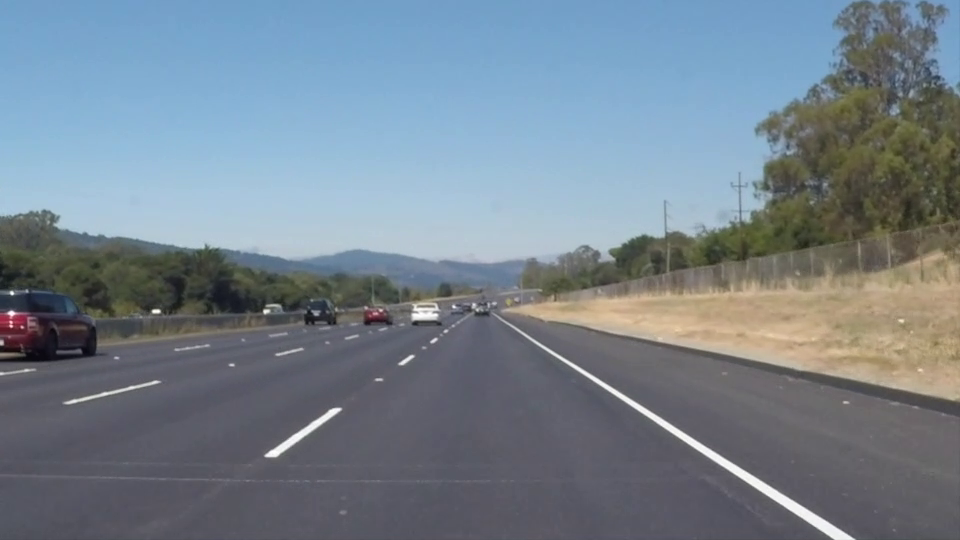
#> input picture frame 22 of CarND-LaneLines-P1/test_videos/solidWhiteRight.mp4, 960 x 540 px
$ python main.py
#> lines starting #> are read from the running program, lines starting #| are printed output that depends on the picture; after the words box and inside, x2 and y2 are one past the last pixel; in counts of white or black regions, pixels touching at a corner belong together
# coding=utf-8

import matplotlib.pyplot as plt
import matplotlib.image as mpimg
import numpy as np
import cv2
import os,math
import glob
import os.path

class lineDetector():
    def __init__(self, inputPath, outputPath):
        self.inputPath = inputPath
        self.outputPath = outputPath
        self.rho = 1
        self.theta = np.pi / 180
        self.threshold = 10
        self.min_line_length = 50
        self.max_line_gap = 1
        self.kernel=7
        self.yThres=329
        self.color=[255, 0, 0]
        self.colorb = [0, 255, 0]
        self.thickness=10
        self.eps=0.00001
        self.prevX1=[]
        self.prevX2=[]
        self.count=0
    def grayscale(self,img):
        return cv2.cvtColor(img, cv2.COLOR_RGB2GRAY)

    def canny(self,img, low_threshold, high_threshold):
        return cv2.Canny(img, low_threshold, high_threshold)

    def gaussian_blur(self,img, kernel_size):
        return cv2.GaussianBlur(img, (kernel_size, kernel_size), 0)

    def region_of_interest(self,img):
        # defining a blank mask to start with
        mask = np.zeros_like(img)
        vert=np.array([[(40,img.shape[0]),(460, 310), (490, 320), (img.shape[1]-20,img.shape[0])]], dtype=np.int32)

        # defining a 3 channel or 1 channel color to fill the mask with depending on the input image
        if len(img.shape) > 2:
            channel_count = img.shape[2]  # i.e. 3 or 4 depending on your image
            ignore_mask_color = (255,) * channel_count
        else:
            ignore_mask_color = 255

        # filling pixels inside the polygon defined by "vertices" with the fill color
        cv2.fillPoly(mask, vert, ignore_mask_color)

        # returning the image only where mask pixels are nonzero
        masked_image = cv2.bitwise_and(img, mask)
        return masked_image

    def get_mean_xline_points(self,img, lines):
        """
        The idea of this function is as follows: if you can find the mean m and b values of the lines, you can approximate the
        y=xm+b equation.

        Since we limit the region with roi y value we know the y axis values thus by reversing the equation (x= (y-b)/m) we
        can calculate the x values of the mean lines for both left and right parts

        """
        # Containers inits
        positive_cord_list = []
        negative_cord_list = []

        pos_slope = []
        neg_slope = []

        # Collect the b values of the left and right lines
        positive_intercept = []
        negative_intercept = []

        for line in lines:
            for x1, y1, x2, y2 in line:
                # Calculate slope of the line

                slope = np.divide((float(y2) - float(y1)), (float(x2) - float(x1)))


                # Positive slope with b value
                if slope >= 0:
                    if math.isnan(float(y1) - float(x1) * slope):
                        continue
                    positive_coord = [x1, y1, x2, y2]
                    pos_slope.append(slope)
                    positive_cord_list.append(positive_coord)
                    positive_intercept.append(float(y1) - float(x1) * slope)

                # Negative Slope with b value
                elif (slope < 0):
                    if math.isnan(float(y1) - float(x1) * slope):
                        continue
                    negative_coord = [x1, y1, x2, y2]
                    neg_slope.append(slope)
                    negative_cord_list.append(negative_coord)
                    negative_intercept.append(float(y1) - float(x1) * slope)

        # Algorithm some times fails to get lines at given frame, use previous frame's
        if  pos_slope:
            self.prevslope=pos_slope
            self.prevPosIntercept=positive_intercept
            x1_pos, x2_pos = self.get_xpoints(img, pos_slope, positive_intercept)
            x1_neg, x2_neg = self.get_xpoints(img, neg_slope, negative_intercept)
        else:
            x1_pos, x2_pos = self.get_xpoints(img, self.prevslope, self.prevPosIntercept)
            x1_neg, x2_neg = self.get_xpoints(img, neg_slope, negative_intercept)


        return x1_pos, x2_pos, x1_neg, x2_neg

    def get_xpoints(self,img, slope, b):
        # For each line find the start and end points using the m and b
        # By assuming the we detect the lines in very good manner, y value can b the minimum y value
        # However assumption tends to fail thus limitting y with roi region.
        # Note that if the road is not flat this apporach leads to short lines

        # x = (y-b)/m:
        x1 = np.divide((img.shape[0] - np.mean(b)), np.mean(slope) + self.eps)
        x2 = np.divide((self.yThres - np.mean(b)), np.mean(slope) + self.eps)

        return x1, x2

    def hough_lines(self,img):
        lines = cv2.HoughLinesP(img, self.rho, self.theta, self.threshold, np.array([]), minLineLength=self.min_line_length,maxLineGap=self.max_line_gap)
        return lines

    def weighted_img(self,img, initial_img, a=0.8, b=1., y=0.):

        return cv2.addWeighted(initial_img, a, img, b, y)

    def line_detect_image_pipeline(self,image):
        # Gray Conversion
        gray_img = self.grayscale(image)
        # Blurring for Canny
        blur_gray_img = self.gaussian_blur(gray_img, self.kernel)
        # In order to find proper thresholds use otsu threshold as a center
        otsu_thereshold, _ = cv2.threshold(blur_gray_img, 0, 255, cv2.THRESH_BINARY + cv2.THRESH_OTSU)

        # Canny thresholds are around the otsu threshold
        thr_1 = int(max(0, (0.37) * otsu_thereshold))
        thr_2 = int(min(255, (1.1) * otsu_thereshold))
        edge_img = self.canny(blur_gray_img, thr_1, thr_2)

        masked_img = self.region_of_interest(edge_img)
        # plt.imsave("./dummy/"+str(self.count)+".jpg",masked_img)

        # Run Hough on edge detected image

        lines = cv2.HoughLinesP(masked_img, self.rho, self.theta, self.threshold, np.array([]), self.min_line_length, self.max_line_gap)

        x1_pos, x2_pos, x1_neg, x2_neg = self.get_mean_xline_points(image, lines)

        if self.count ==0:
            self.prevX1=x1_neg
            self.prevX2=x2_neg
        self.count = self.count + 1


        if math.isnan(x2_neg):

            img_lines = np.zeros((masked_img.shape[0], masked_img.shape[1], 3), dtype=np.uint8)

            cv2.line(img_lines, (int(x1_pos), int(masked_img.shape[0])), (int(x2_pos), int(self.yThres)), self.color,
                     self.thickness)
            cv2.line(img_lines, (int(self.prevX1), int(masked_img.shape[0])), (int(self.prevX2), int(self.yThres)), self.colorb,
                     self.thickness)
        else:

            img_lines = np.zeros((masked_img.shape[0], masked_img.shape[1], 3), dtype=np.uint8)

            cv2.line(img_lines, (int(x1_pos), int(masked_img.shape[0])), (int(x2_pos), int(self.yThres)), self.color,
                     self.thickness)
            cv2.line(img_lines, (int(x1_neg), int(masked_img.shape[0])), (int(x2_neg), int(self.yThres)), self.colorb,
                     self.thickness)


        # Draw the lines on the edge image
        lines_edges = cv2.addWeighted(img_lines, 0.8, image, 1, 0)

        return lines_edges

    def line_detect_vid_pipeline(self,videoPath,vidName,savePath):
#> called with videoPath = './test_videos/solidWhiteRight.mp4', vidName = 'solidWhiteRight', savePath = 'test_videos_output/'
        cap = cv2.VideoCapture(videoPath)
        line_frames= []
        while (cap.isOpened()):
            ret, frame = cap.read()
#> frame is the input picture: shape (540, 960, 3); mean B, G, R 141.9, 130.7, 117.7
            if ret == True:
                line_frame=self.line_detect_image_pipeline(image=frame)
#> in grayscale, `return cv2.cvtColor(img, cv2.COLOR_RGB2GRAY)`:
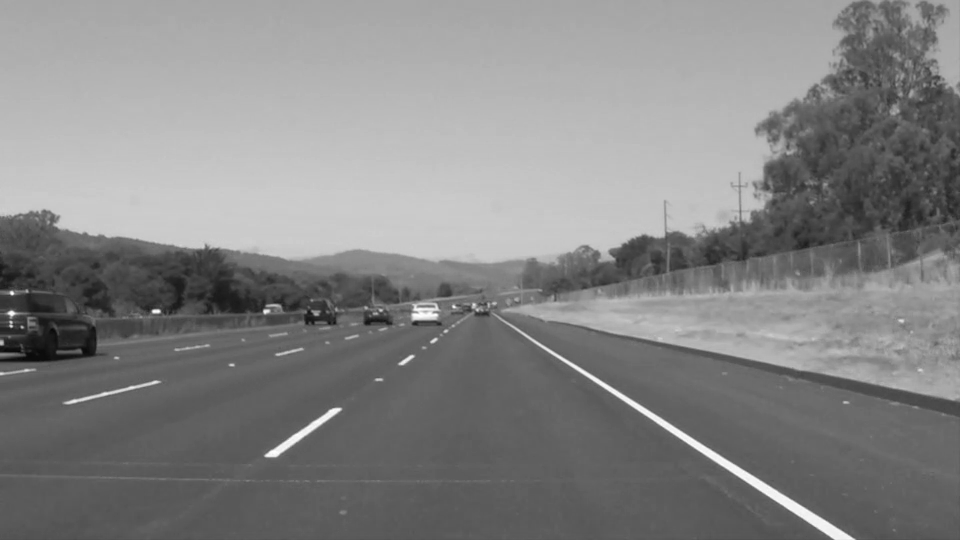
#> returned value: shape (540, 960); min 6, max 255, mean 132.6
#> in line_detect_image_pipeline, `otsu_thereshold, _ = cv2.threshold(blur_gray_img, 0, 255, cv2.THRESH_B..`: otsu_thereshold = 136
#> in line_detect_image_pipeline, `thr_1 = int(max(0, (0.37) * otsu_thereshold))`: thr_1 = 50
#> in line_detect_image_pipeline, `thr_2 = int(min(255, (1.1) * otsu_thereshold))`: thr_2 = 149
#> in canny, `return cv2.Canny(img, low_threshold, high_threshold)`:
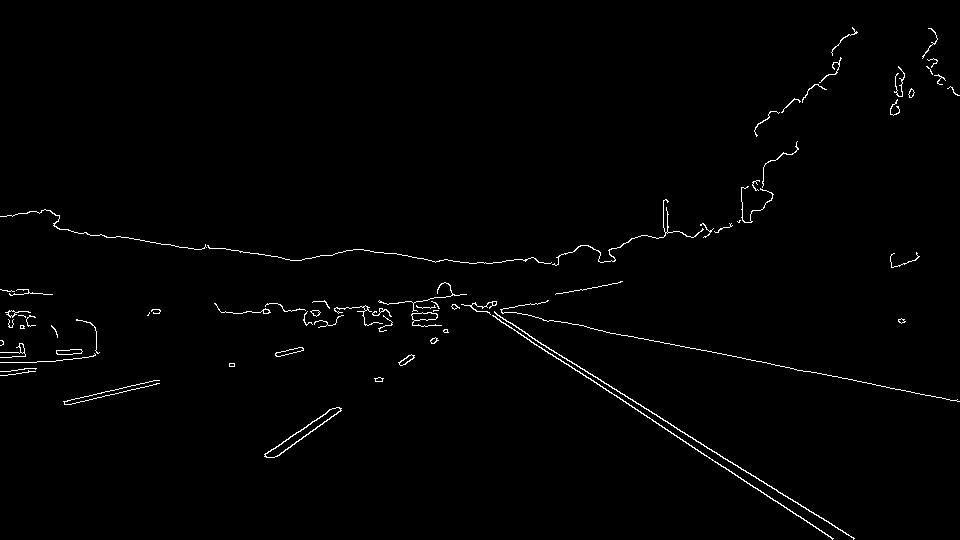
#> returned value: shape (540, 960); 1.1% white in thin lines or dots
#> in region_of_interest, `cv2.fillPoly(mask, vert, ignore_mask_color)`:
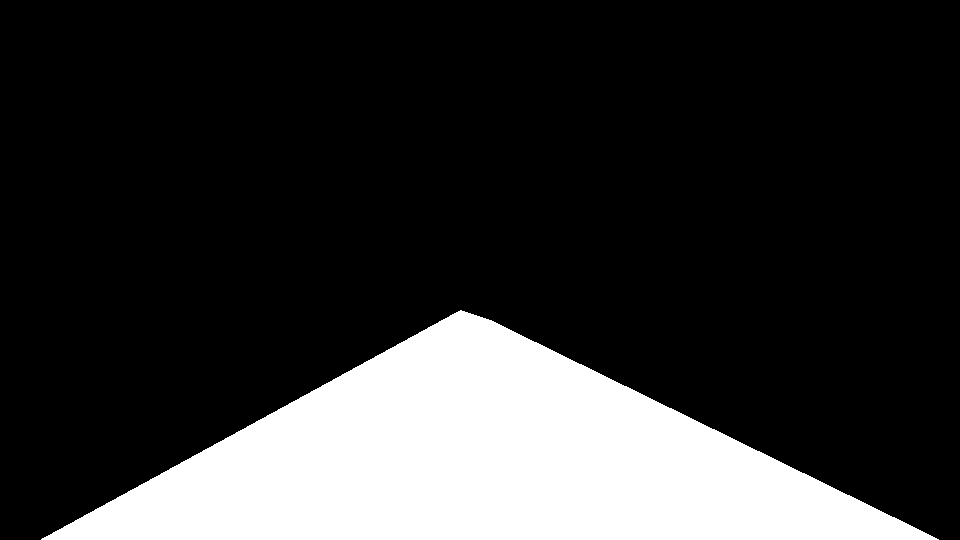
#> mask: shape (540, 960); 20.2% white; 1 white region, box (x1, y1, x2, y2) and area: (41, 310, 939, 540) 104650
#> in region_of_interest, `masked_image = cv2.bitwise_and(img, mask)`:
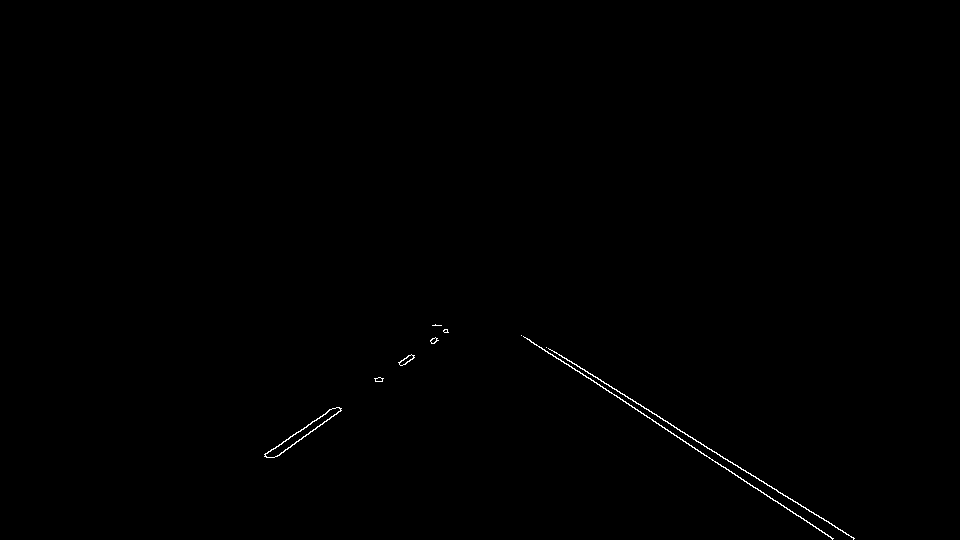
#> masked_image: shape (540, 960); 0.26% white in thin lines or dots, all inside (x1, y1, x2, y2) = (264, 324, 855, 540)
#> in line_detect_image_pipeline, `lines = cv2.HoughLinesP(masked_img, self.rho, self.theta, self.thresho..`: lines = [[550, 349, 854, 538], [665, 429, 833, 538], [525, 337, 676, 435], [277, 456, 340, 410], [671, 425, 748, 473]]
#> the loop in get_mean_xline_points, `for line in lines:` made 5 passes
#> after the loop in get_mean_xline_points, `for line in lines:`: neg_slope = [-0.73]; negative_cord_list = [[277, 456, 340, 410]]; negative_intercept = [658.3]; pos_slope = [0.622, 0.649, 0.649, 0.623]; positive_cord_list = [[550, 349, 854, 538], [665, 429, 833, 538], [525, 337, 676, 435], [671, 425, 748, 473]]; positive_intercept = [7.06, -2.46, -3.73, 6.71]
#> in get_mean_xline_points, `self.prevslope=pos_slope`: self.prevslope = [0.622, 0.649, 0.649, 0.623]
#> in get_mean_xline_points, `self.prevPosIntercept=positive_intercept`: self.prevPosIntercept = [7.06, -2.46, -3.73, 6.71]
#> in get_xpoints, `x1 = np.divide((img.shape[0] - np.mean(b)), np.mean(slope) + self.eps)`: x1 = 846.4
#> in get_xpoints, `x2 = np.divide((self.yThres - np.mean(b)), np.mean(slope) + self.eps)`: x2 = 514.5
#> in get_mean_xline_points, `x1_pos, x2_pos = self.get_xpoints(img, pos_slope, positive_intercept)`: x1_pos = 846.4; x2_pos = 514.5
#> in get_mean_xline_points, `x1_neg, x2_neg = self.get_xpoints(img, neg_slope, negative_intercept)`: x1_neg = 162; x2_neg = 450.9
#> in line_detect_image_pipeline, `x1_pos, x2_pos, x1_neg, x2_neg = self.get_mean_xline_points(image, lin..`: x1_pos = 846.4; x2_pos = 514.5; x1_neg = 162; x2_neg = 450.9
#> in line_detect_image_pipeline, `self.prevX1=x1_neg`: self.prevX1 = 162
#> in line_detect_image_pipeline, `self.prevX2=x2_neg`: self.prevX2 = 450.9
#> in line_detect_image_pipeline, `cv2.line(img_lines, (int(x1_neg), int(masked_img.shape[0])), (int(x2_n..`:
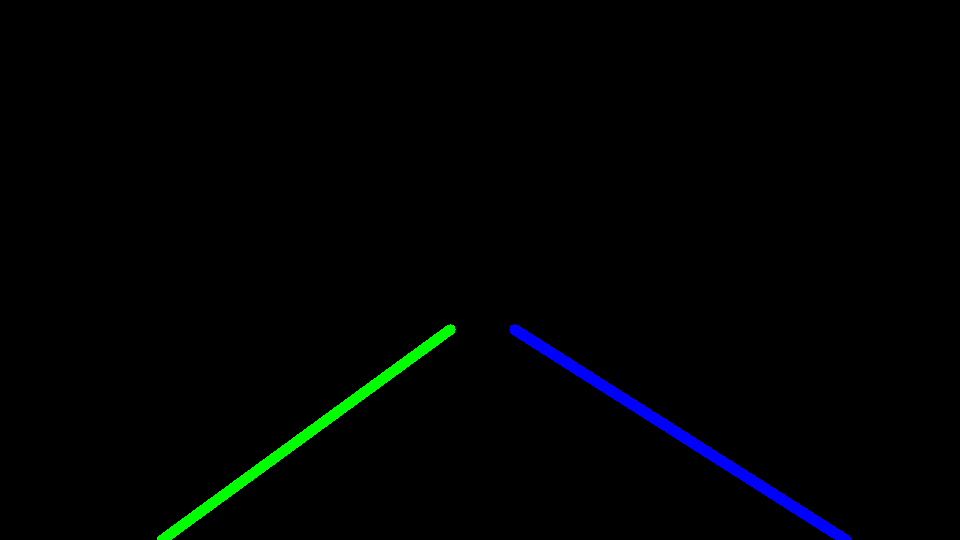
#> img_lines: shape (540, 960, 3); mean of channels 0, 1, 2 2.2, 1.9, 0; drawn as B, G, R
                line_frames.append(line_frame)

            # Break the loop
            else:
                break
        cap.release()

        out = cv2.VideoWriter(savePath+vidName+'_output_lines_video.avi', cv2.VideoWriter_fourcc(*"mp4v"),60, (960, 540))

        for frm in (line_frames):
            out.write(frm)

        out.release()

    def process_folder_images(self):
        for file in os.listdir(self.inputPath):
            image = mpimg.imread(os.path.join(self.inputPath, file))

            outputPath = (os.path.join(self.outputPath, file))
            lane_image=self.line_detect_image_pipeline(image)
            plt.figure()
            plt.imsave(outputPath,lane_image)


if __name__ == '__main__':
    processImages = False

    if processImages:
            detector = lineDetector(outputPath="/test_output_images/", inputPath="test_images/")
            detector.process_folder_images()
    else:
        detector = lineDetector(inputPath="", outputPath="")

        dir = './test_videos/'
        videos = glob.glob(os.path.join(dir, '*.mp4'))
        for vid in videos:
            base = os.path.basename(vid)
            if base=='challenge.mp4':
                continue
            vidname=os.path.splitext(base)
            detector.line_detect_vid_pipeline(videoPath=vid,vidName=vidname[0],savePath="test_videos_output/")

$ run again, starting later in the video
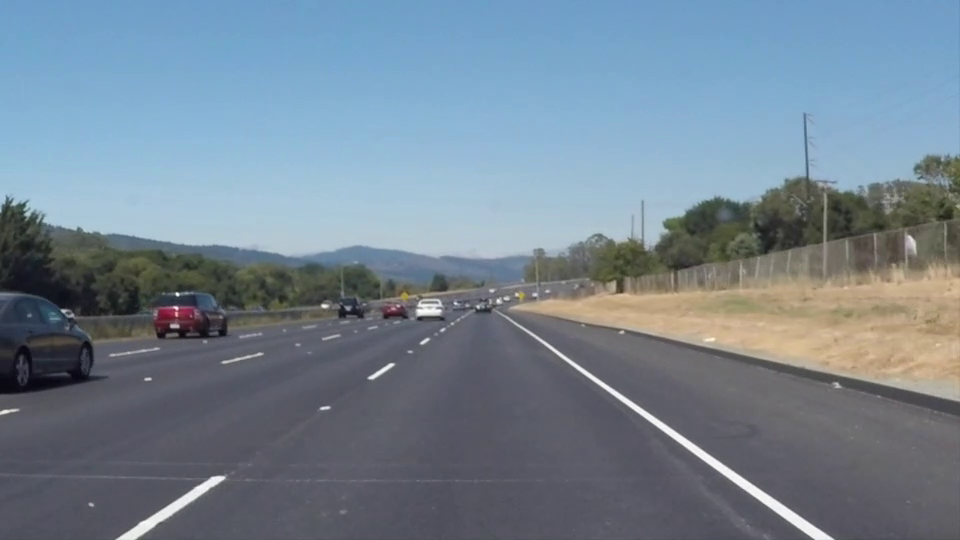
#> input picture frame 99 of CarND-LaneLines-P1/test_videos/solidWhiteRight.mp4, 960 x 540 px
#> in line_detect_vid_pipeline, frame is the input picture: shape (540, 960, 3); mean B, G, R 146, 132.3, 116.7
#> in grayscale, `return cv2.cvtColor(img, cv2.COLOR_RGB2GRAY)`:
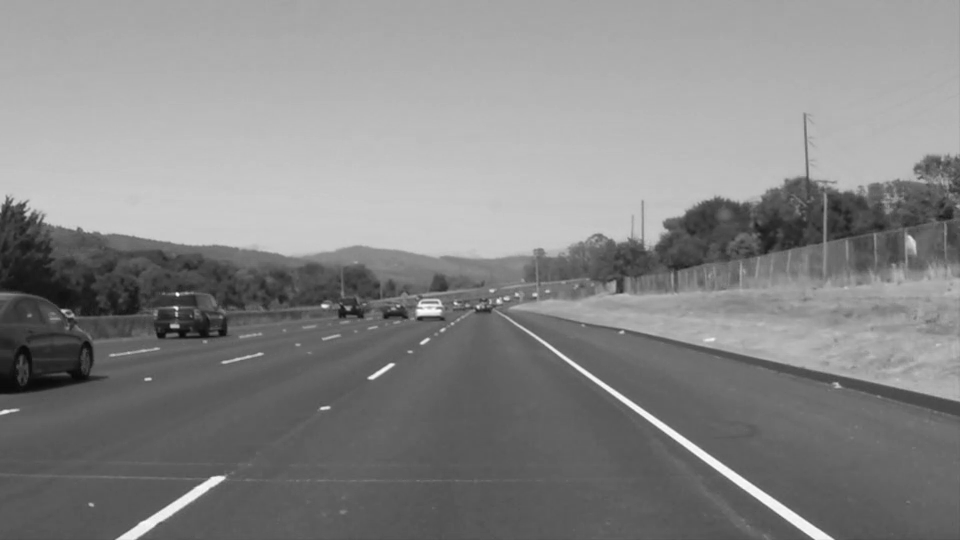
#> returned value: shape (540, 960); min 9, max 255, mean 134.7
#> otsu_thereshold = 135
#> thr_1 = 49
#> thr_2 = 148
#> mask: shape (540, 960); 20.2% white; 1 white region, box (x1, y1, x2, y2) and area: (41, 310, 939, 540) 104650
#> masked_image: shape (540, 960); 0.27% white in thin lines or dots, all inside (x1, y1, x2, y2) = (116, 319, 834, 540)
#> lines = [[548, 348, 726, 477], [648, 413, 833, 538], [116, 538, 211, 477], [639, 413, 803, 532], [568, 358, 648, 412], [608, 386, 666, 424]]
#> the loop in get_mean_xline_points, `for line in lines:` made 6 passes
#> after the loop in get_mean_xline_points, `for line in lines:`: neg_slope = [-0.642]; negative_cord_list = [[116, 538, 211, 477]]; negative_intercept = [612.5]; pos_slope = [0.725, 0.676, 0.726, 0.675, 0.655]; positive_cord_list = [[548, 348, 726, 477], [648, 413, 833, 538], [639, 413, 803, 532], [568, 358, 648, 412], [608, 386, 666, 424]]; positive_intercept = [-49.15, -24.84, -50.66, -25.4, -12.34]
#> self.prevslope = [0.725, 0.676, 0.726, 0.675, 0.655]
#> self.prevPosIntercept = [-49.15, -24.84, -50.66, -25.4, -12.34]
#> x1 = 828.2
#> x2 = 522.9
#> in get_mean_xline_points, `x1_pos, x2_pos = self.get_xpoints(img, pos_slope, positive_intercept)`: x1_pos = 828.2; x2_pos = 522.9
#> in get_mean_xline_points, `x1_neg, x2_neg = self.get_xpoints(img, neg_slope, negative_intercept)`: x1_neg = 112.9; x2_neg = 441.5
#> in line_detect_image_pipeline, `x1_pos, x2_pos, x1_neg, x2_neg = self.get_mean_xline_points(image, lin..`: x1_pos = 828.2; x2_pos = 522.9; x1_neg = 112.9; x2_neg = 441.5
#> self.prevX1 = 112.9
#> self.prevX2 = 441.5
#> in line_detect_image_pipeline, `cv2.line(img_lines, (int(x1_neg), int(masked_img.shape[0])), (int(x2_n..`:
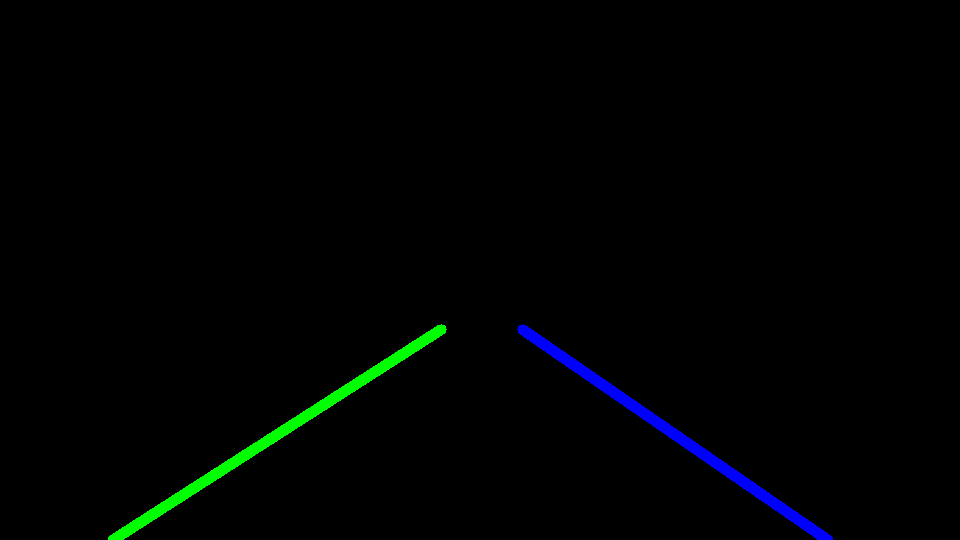
#> img_lines: shape (540, 960, 3); mean of channels 0, 1, 2 2, 2.1, 0; drawn as B, G, R
